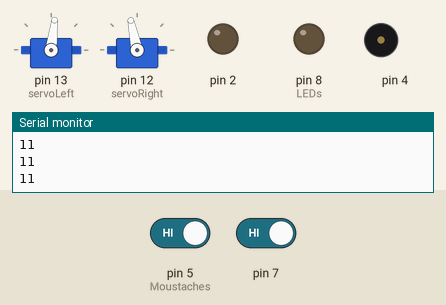
Simulated run of this sketch. Board: Arduino Uno, built with avr-gcc and run on an emulated ATmega328P. Shown: 2 × servo, output pins drawn as LEDs (lit = HIGH), buzzer (waves = sounding), the last lines printed to the serial monitor. The inputs (shaded band) are chosen by the test bench; at power-on: pin 5 (Moustaches) HIGH, pin 7 HIGH.

Above: at 1.2 s.
1.3 s: pin 5 (Moustaches) driven LOW
At 1.8 s:
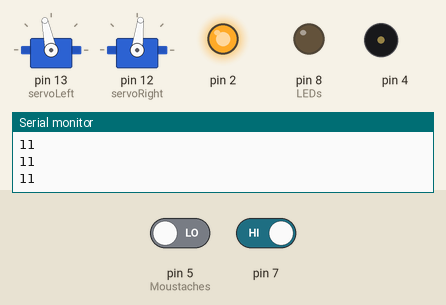
4.3 s: pin 7 driven LOW
At 6.4 s:
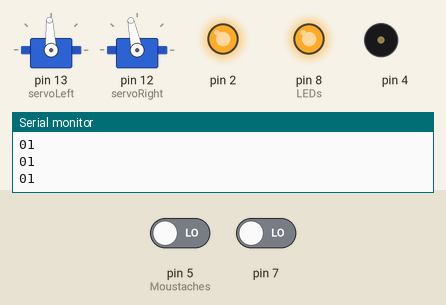
7.3 s: pin 5 (Moustaches) driven HIGH
At 8.8 s:
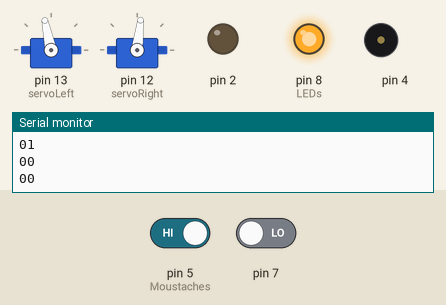
10.3 s: pin 7 driven HIGH
At 12.0 s:
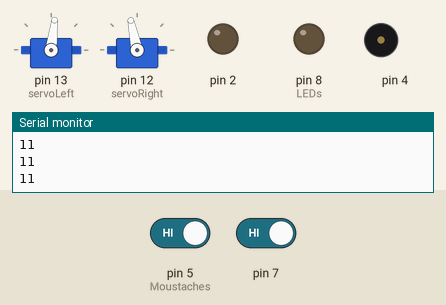
Timing chart, 0 to 13.2 s (numbered marks = the images above; inputs shaded):
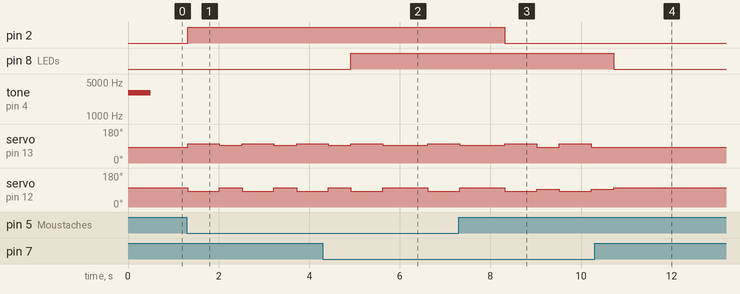

Measured:
- after the input at 1.3 s, pin 2: LOW → HIGH at once; servo on pin 13 (servoLeft): alternates 102° for 0.70 s and 93° for 0.50 s, starting at once; servo on pin 12 (servoRight): alternates 102° for 0.50 s and 83° for 0.70 s, starting at once
- after the input at 4.3 s, pin 8 (LEDs): LOW → HIGH after 0.62 s
- after the input at 7.3 s, pin 2: HIGH → LOW after 1.0 s
- after the input at 10.3 s, pin 8 (LEDs): HIGH → LOW after 0.42 s; servo on pin 13 (servoLeft): stops changing and stays 83°

The sketch:

TestWhiskersNavigation_Yann_.ino
```cpp
#include <Servo.h>

Servo servoLeft;
Servo servoRight;


void setup() {
  pinMode(5, INPUT);    //Moustaches
  pinMode(7, INPUT);

  pinMode(8, OUTPUT);   //LEDs
  pinMode(2, OUTPUT);

  servoLeft.attach(13);
  servoRight.attach(12);

  Serial.begin(9600);
  tone(4, 3000, 500);
}


void loop() {

 byte wLeft = digitalRead(5);
 byte wRight = digitalRead(7);


//LED SECTION

if(wLeft == 0)
{
  digitalWrite(2, HIGH);
}
else
{
  digitalWrite(2, LOW);
}


if(wRight == 0)
{
  digitalWrite(8, HIGH);
}
else
{
  digitalWrite(8, LOW);
}


//SERVO SECTION

  if ((wLeft == 0) && (wRight ==0))
  {
    backward(700);
    left(1000);
  }
  else if (wLeft == 0)
  {
    backward(700);
    left(500);
  }
  else if (wRight == 0)
  {
    backward(700);
    right(500);
  }
  else
  {
    forward(20);
  }


Serial.print(wLeft);
Serial.println(wRight);


}


void forward (int time)
{
  servoLeft.writeMicroseconds(1400);
  servoRight.writeMicroseconds(1600);
  delay(time);
}

void backward (int time)
{
  servoLeft.writeMicroseconds(1600);
  servoRight.writeMicroseconds(1400);
  delay(time);
}

void left (int time)
{
  servoLeft.writeMicroseconds(1500);
  servoRight.writeMicroseconds(1600);
  delay(time);
}

void right (int time)
{
  servoLeft.writeMicroseconds(1400);
  servoRight.writeMicroseconds(1500);
  delay(time);
}
```
